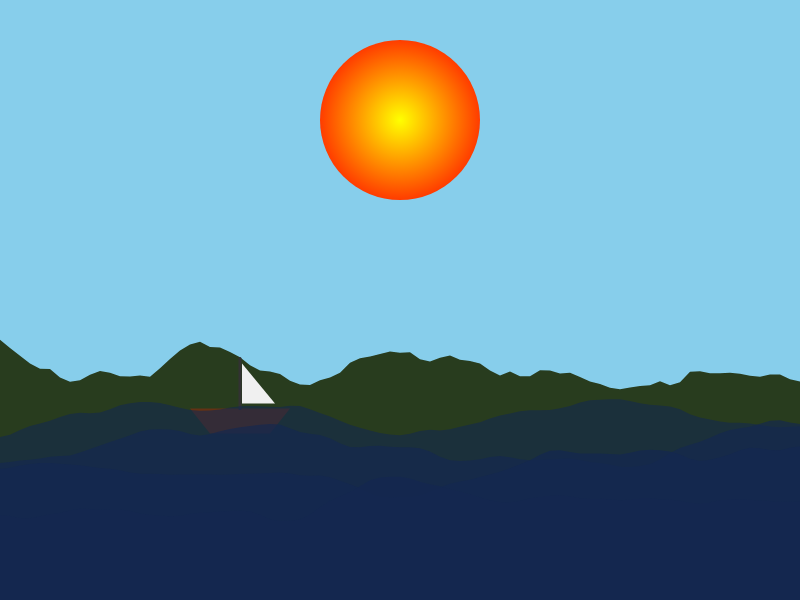
Frame 1 (no input)
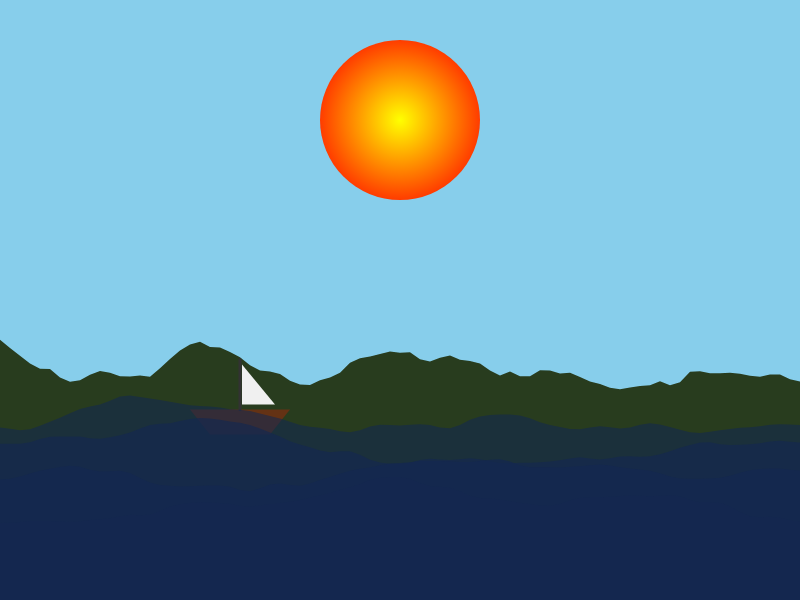
Frame 60 (no input)
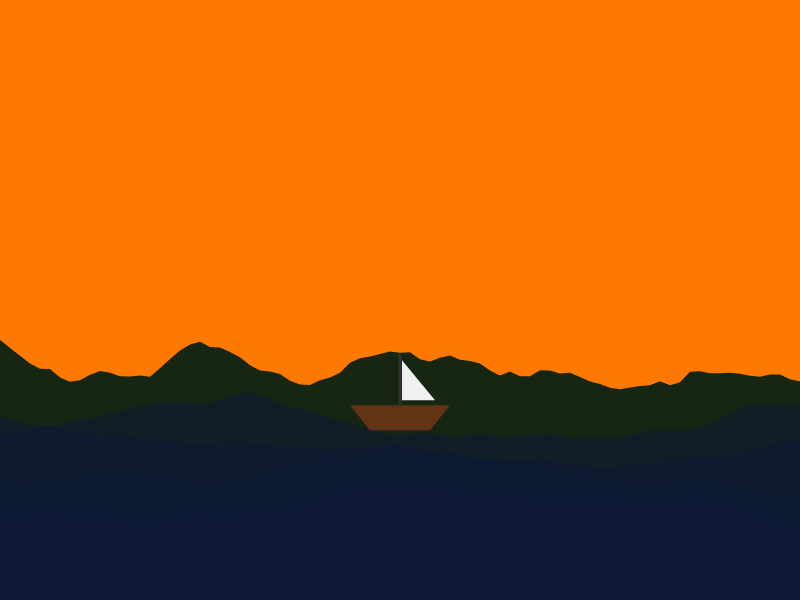
Frame 120 (the mouse pressed at the canvas centre since frame 60)

The p5.js sketch that drew these frames (run headless with seeded random() and noise() and a simulated clock; from frame 60 on, the mouse is pressed at the canvas centre):

// p5.js sketch
// ── sketch.js
//Alexander Morales 
//Title: First Light of the Moon
   /*Concept/Theme: I am investigating how basic geometric primitives in code can create complex emotional atmospheres. 
   This piece explores using shapes to construct a sailboat, land, the sun, and moon, testing how color gradients in the spectrum affect the viewer's sense of depth.
  .*/ 
let stars = [];

function setup() {
  createCanvas(800, 600);
  // generate the stars in the beginning
  for (let i = 0; i < 200; i++) {
    stars.push({
      x: random(width),
      y: random(height),
      size: random(1, 3)
    });
  }
}

function draw() {
  // 1. colors base on the location of the mouse [00:00:02]
  // 't' goes from 0 (up) to 1 (down)
  let t = map(mouseY, 0, height, 0, 1, true);

  // Colors: light blue -> orange -> dark blue/black (function to blend colors) [00:00:05]
  let skyColor;
  if (t < 0.5) {
    skyColor = lerpColor(color(135, 206, 235), color(255, 120, 0), t * 2);
  } else {
    skyColor = lerpColor(color(255, 120, 0), color(10, 10, 30), (t - 0.5) * 2);
  }
  background(skyColor);

  // 2. draw stars (only visible when it gets dark) [00:00:06]
  let starAlpha = map(t, 0.6, 1, 0, 255, true);
  fill(255, starAlpha);
  noStroke();
  for (let s of stars) {
    ellipse(s.x, s.y, s.size);
  }

  // 3. Draw sun/moon [00:00:10]
  // the position of the sun is inverse to the mouse
  if (t < 0.5) {
    // Sun logic: moves from top to horizon
    let sunY = map(t, 0, 0.5, height * 0.2, height * 0.8);
    drawSun(width / 2, sunY, 80);
  } else {
    // Moon logic: moves from horizon to top
    let moonY = map(t, 0.5, 1, height * 0.8, height * 0.2);
    drawMoon(width / 2, moonY, 60);
  }

  // 4. Draw land (horizon silhouette)
  drawLand(t);

  // 5. Draw boat with interaction
  // Use sin() to animate the vertical movement (bobbing)
  let bobbing = sin(frameCount * 0.05) * 10;
  
  // Interaction using mouseIsPressed: Boat follows the mouse horizontal position
  let boatX = width * 0.3;
  if (mouseIsPressed) {
    boatX = mouseX;
  }

  // Interaction using keyIsPressed: Sail changes to color (0, 150, 255)
  let sailColor = color(240); // Default white
  if (keyIsPressed) {
    sailColor = color(0, 150, 255);
  }

  drawBoat(boatX, height * 0.68 + bobbing, sailColor);

  // 6. draw waves
  drawWaves(t);
}

function drawBoat(x, y, sColor) {
  push();
  translate(x, y);
  
  // Hull
  fill(100, 50, 20); 
  noStroke();
  quad(-50, 0, 50, 0, 30, 25, -30, 25);
  
  // Mast
  stroke(50);
  strokeWeight(3);
  line(0, 0, 0, -50);
  
  // Sail
  noStroke();
  fill(sColor); 
  triangle(2, -5, 2, -45, 35, -5);
  
  pop();
}

function drawLand(t) {
  // Land color becomes darker depending on 't'
  let landColor = lerpColor(color(40, 60, 30), color(5, 15, 5), t);
  fill(landColor);
  noStroke();

  beginShape();
  // Start point bottom left
  vertex(0, height);
  
  // Generate the land silhouette with Perlin noise
  for (let x = 0; x <= width; x += 10) {
    let h = noise(x * 0.01) * 120; 
    vertex(x, height * 0.7 - h);
  }
  
  // Close the shape
  vertex(width, height);
  endShape(CLOSE);
}

function drawSun(x, y, r) {
  push();
  let ctx = drawingContext;
  let grad = ctx.createRadialGradient(x, y, 0, x, y, r);
  
  // Yellow/Orange gradient for the sun
  grad.addColorStop(0, 'rgba(255, 255, 0, 1)');
  grad.addColorStop(1, 'rgba(255, 60, 0, 1)');
  
  ctx.fillStyle = grad;
  noStroke();
  circle(x, y, r * 2);
  pop();
}

function drawMoon(x, y, radius) {
  push();
  let ctx = drawingContext; // we access the underlying canvas context to create gradients and shadows
  
  // 1. create a radial gradient for the moon to give it a more 3D look
  let grad = ctx.createRadialGradient(x, y, 0, x, y, radius);
  grad.addColorStop(0, '#f5f5f5');   // white in the center
  grad.addColorStop(0.7, '#dcdcdc'); // grey in the middle
  grad.addColorStop(1, '#bcbcbc');   // darker grey on the edges
  
  // 2. configure shadow to create a glowing effect around the moon
  ctx.shadowBlur = 30;               // glows around the moon
  ctx.shadowColor = 'rgba(255, 255, 255, 0.5)'; // soft white glow
  
  // 3. draw the moon with the gradient fill
  ctx.fillStyle = grad;
  noStroke();
  ellipse(x, y, radius * 2); 
  
  pop();
}

function drawWaves(t) {
  // color of the water becomes transparent depending on the mouse position 't' (on the mouse)
  // [00:00:20] turn in to a color between blue and black, the more down the mouse is, the darker the water becomes
  let baseColor = color(20, 40, 80); 
  let targetColor = color(5, 10, 25);
  let waveColor = lerpColor(baseColor, targetColor, t);
  
  noStroke();

  // We draw 4 layers of waves to give depth [00:00:15]
  for (let i = 0; i < 4; i++) {
    // Each layer is a bit darker and higher than the previous one
    fill(red(waveColor), green(waveColor), blue(waveColor), 150 + (i * 20));
    
    beginShape();
    // Initial point bottom left
    vertex(0, height);
    
    // generate the wave with Perlin noise to create a natural wave pattern
    for (let x = 0; x <= width; x += 10) {
      // changes the wave pattern over time and across the x-axis, creating a natural wave motion
      let noiseVal = noise(x * 0.005, frameCount * 0.01 + (i * 100));
      let waveHeight = map(noiseVal, 0, 1, -50, 50);
      
      // vertical position of the wave, base + waveHeight
      let y = (height * 0.7) + (i * 30) + waveHeight;
      
      vertex(x, y);
    }
    
    // close the shape in the right down side
    vertex(width, height);
    endShape(CLOSE);
  }
}
